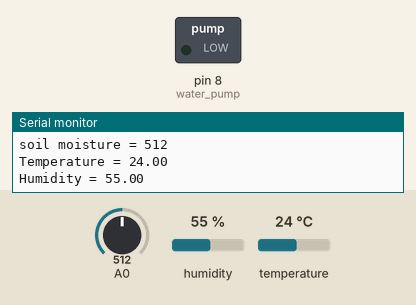
Simulated run of this sketch. Board: Arduino Uno, built with avr-gcc and run on an emulated ATmega328P. Parts: switched loads named in the sketch (green lamp = pin HIGH), the last lines printed to the serial monitor. Inputs (shaded band) come from the test bench; at power-on: A0 = 512, humidity 55 %, temperature 24 °C.

Above: at 1.8 s.
1.9 s: A0 set to 485
At 2.4 s:
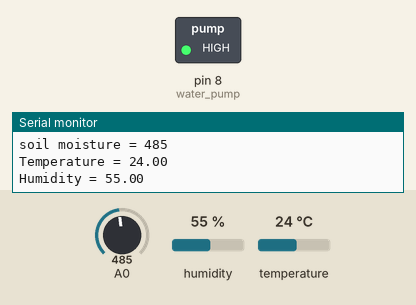
3.5 s: A0 set to 510
At 4.4 s:
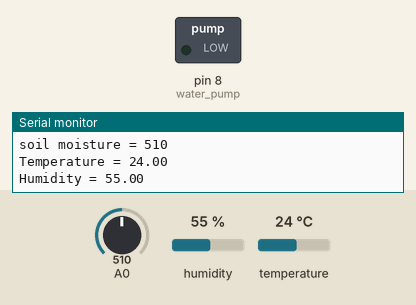
5.0 s: A0 set to 490
At 6.6 s:
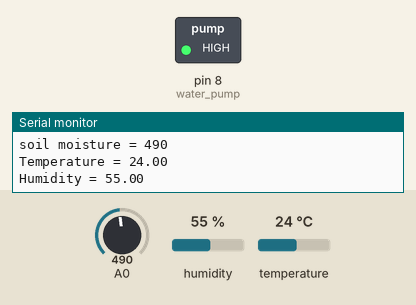
Timing chart, 0 to 8.1 s (numbered marks = the images above; inputs shaded):
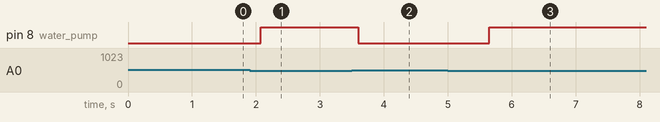

The sketch:

Temp___Humidity.ino
```cpp
#include <dht.h>

dht DHT;

#define DHT11_PIN 7
int val = 0 ;
int water_pump = 8;
void setup(){
  Serial.begin(9600);
pinMode(water_pump,OUTPUT);
}

void loop()
{

  val = analogRead(A0);
  int chk = DHT.read11(DHT11_PIN);
 Serial.print("soil moisture = ");
  Serial.println(val);
  Serial.print("Temperature = ");
  Serial.println(DHT.temperature);
  Serial.print("Humidity = ");
  Serial.println(DHT.humidity);

 if (val<= 500 and DHT.temperature >= 25 and DHT.humidity >= 20 ){

  digitalWrite(water_pump,HIGH);
  delay(2000);
  }else if(val<= 400 and DHT.temperature >= 25 and DHT.humidity >= 30){

  digitalWrite(water_pump,HIGH);
  delay(3000);
  }else if(val<= 300 and DHT.temperature >= 25 and DHT.humidity >= 40){

  digitalWrite(water_pump,HIGH);
  delay(4000);
  }else if(val<= 500 and DHT.temperature >= 20 and DHT.humidity >= 20){

  digitalWrite(water_pump,HIGH);
  delay(500);
  }else if(val<= 400 and DHT.temperature >= 20 and DHT.humidity >= 30){

  digitalWrite(water_pump,HIGH);
  delay(1000);
  }else if(val<= 300 and DHT.temperature >= 20 and DHT.humidity >= 40){

  digitalWrite(water_pump,HIGH);
  delay(1500);
  }else{
    digitalWrite(water_pump,LOW);
    }

 delay(1000);
}
```

Measured:
- the behaviour switches between 501 and 500 on A0 (found by bisection; images 0 and 1)
- after the input at 1.9 s, pin 8 (water_pump): LOW → HIGH after 0.17 s
- after the input at 3.5 s, pin 8 (water_pump): HIGH → LOW after 0.10 s
- after the input at 5.0 s, pin 8 (water_pump): LOW → HIGH after 0.65 s
